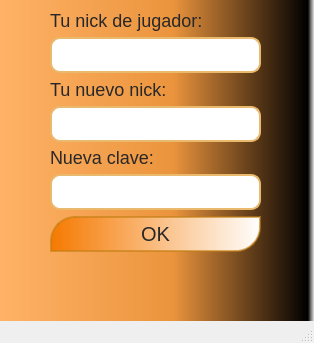
<?xml version="1.0" encoding="UTF-8"?>
<ui version="4.0">
 <class>gui_edit_jugador</class>
 <widget class="QMainWindow" name="gui_edit_jugador">
  <property name="geometry">
   <rect>
    <x>0</x>
    <y>0</y>
    <width>314</width>
    <height>343</height>
   </rect>
  </property>
  <property name="windowTitle">
   <string>MainWindow</string>
  </property>
  <widget class="QWidget" name="centralwidget">
   <property name="styleSheet">
    <string notr="true">QWidget#centralwidget{
background-color: qlineargradient(spread:pad, x1:0, y1:0, x2:1, y2:0, stop:0 rgba(255, 178, 102, 255), stop:0.55 rgba(235, 148, 61, 255), stop:0.98 rgba(0, 0, 0, 255), stop:1 rgba(0, 0, 0, 0));
}</string>
   </property>
   <widget class="QWidget" name="verticalLayoutWidget">
    <property name="geometry">
     <rect>
      <x>50</x>
      <y>10</y>
      <width>211</width>
      <height>242</height>
     </rect>
    </property>
    <layout class="QVBoxLayout" name="verticalLayout">
     <item>
      <widget class="QLabel" name="l_nick">
       <property name="styleSheet">
        <string notr="true">color: rgb(40,40,40);
font-size: 18px;
text-align: center;</string>
       </property>
       <property name="text">
        <string>Tu nick de jugador:</string>
       </property>
      </widget>
     </item>
     <item>
      <widget class="QLineEdit" name="t_nick">
       <property name="styleSheet">
        <string notr="true">QLineEdit{
 
	border-color: rgb(233, 185, 110);
border-style:solid;
border-width:2px;
border-radius: 10px; 
 max-height: 32px;min-height: 32px;
font-size: 24px;
color: rgb( 40, 40, 40);
background-image: url(:/user.png);
background-repeat: no-repeat;
padding-left: 32px;
}

QLineEdit:hover{
 
	border-color: rgb(245, 121, 0);
border-style:solid;
border-width: 3px; font-size: 14px;font-weight: bolder;

} 

QLineEdit:focus{
 
	border-color: rgb(196, 160, 0);
border-style:solid;
border-width: 3px; font-size: 14px;font-weight: bolder;

} </string>
       </property>
       <property name="readOnly">
        <bool>true</bool>
       </property>
      </widget>
     </item>
     <item>
      <widget class="QLabel" name="l_nnick">
       <property name="styleSheet">
        <string notr="true">color: rgb(40,40,40);
font-size: 18px;
text-align: center;</string>
       </property>
       <property name="text">
        <string>Tu nuevo nick:</string>
       </property>
      </widget>
     </item>
     <item>
      <widget class="QLineEdit" name="t_nnick">
       <property name="styleSheet">
        <string notr="true">QLineEdit{
 
	border-color: rgb(233, 185, 110);
border-style:solid;
border-width:2px;
border-radius: 10px; 
 max-height: 32px;min-height: 32px;
font-size: 24px;
color: rgb( 40, 40, 40);
background-image: url(:/user.png);
background-repeat: no-repeat;
padding-left: 32px;
}

QLineEdit:hover{
 
	border-color: rgb(245, 121, 0);
border-style:solid;
border-width: 3px; font-size: 14px;font-weight: bolder;

} 

QLineEdit:focus{
 
	border-color: rgb(196, 160, 0);
border-style:solid;
border-width: 3px; font-size: 14px;font-weight: bolder;

} </string>
       </property>
      </widget>
     </item>
     <item>
      <widget class="QLabel" name="l_pass">
       <property name="styleSheet">
        <string notr="true">color: rgb(40,40,40);
font-size: 18px;
text-align: center;</string>
       </property>
       <property name="text">
        <string>Nueva clave:</string>
       </property>
      </widget>
     </item>
     <item>
      <widget class="QLineEdit" name="t_pass">
       <property name="styleSheet">
        <string notr="true">QLineEdit{
 
	border-color: rgb(233, 185, 110);
border-style:solid;
border-width:2px;
border-radius: 10px; 
 max-height: 32px;min-height: 32px;
font-size: 24px;
color: rgb( 40, 40, 40);
background-image: url(:/key.png);
background-repeat: no-repeat;
padding-left: 32px;
}

QLineEdit:hover{
 
	border-color: rgb(245, 121, 0);
border-style:solid;
border-width: 3px; font-size: 14px;font-weight: bolder;

} 

QLineEdit:focus{
 
	border-color: rgb(196, 160, 0);
border-style:solid;
border-width: 3px; font-size: 14px;font-weight: bolder;

} </string>
       </property>
      </widget>
     </item>
     <item>
      <widget class="QPushButton" name="btn_editar">
       <property name="styleSheet">
        <string notr="true">QPushButton{ 
	border-color: rgba(193, 125, 17, 0.6);
border-style:solid;
border-width:2px;
border-top-left-radius: 25px;
border-top-right-radius: 0px;
border-bottom-right-radius:25px;
border-bottom-left-radius: 0px; 

	background-color: qlineargradient(spread:pad, x1:0, y1:0, x2:1, y2:0, stop:0 rgba(245, 121, 0, 255), stop:1 rgba(255, 255, 255, 255));
max-height: 32px;
min-height: 32px;
font-size: 20px;
color: rgb(40, 40, 40);
}

QPushButton:hover{
 
 
	border-color: rgb(233, 185, 110);
border-style:solid;
border-width: 3px; font-size: 14px;font-weight: bolder;
font-size:24px;
height: 64px;
background-image:url(:/background_3.jpg);
 color:  rgb(143, 89, 2);
} 
</string>
       </property>
       <property name="text">
        <string>OK</string>
       </property>
      </widget>
     </item>
    </layout>
   </widget>
  </widget>
  <widget class="QMenuBar" name="menubar">
   <property name="geometry">
    <rect>
     <x>0</x>
     <y>0</y>
     <width>314</width>
     <height>22</height>
    </rect>
   </property>
  </widget>
  <widget class="QStatusBar" name="statusbar"/>
 </widget>
 <resources/>
 <connections/>
</ui>
